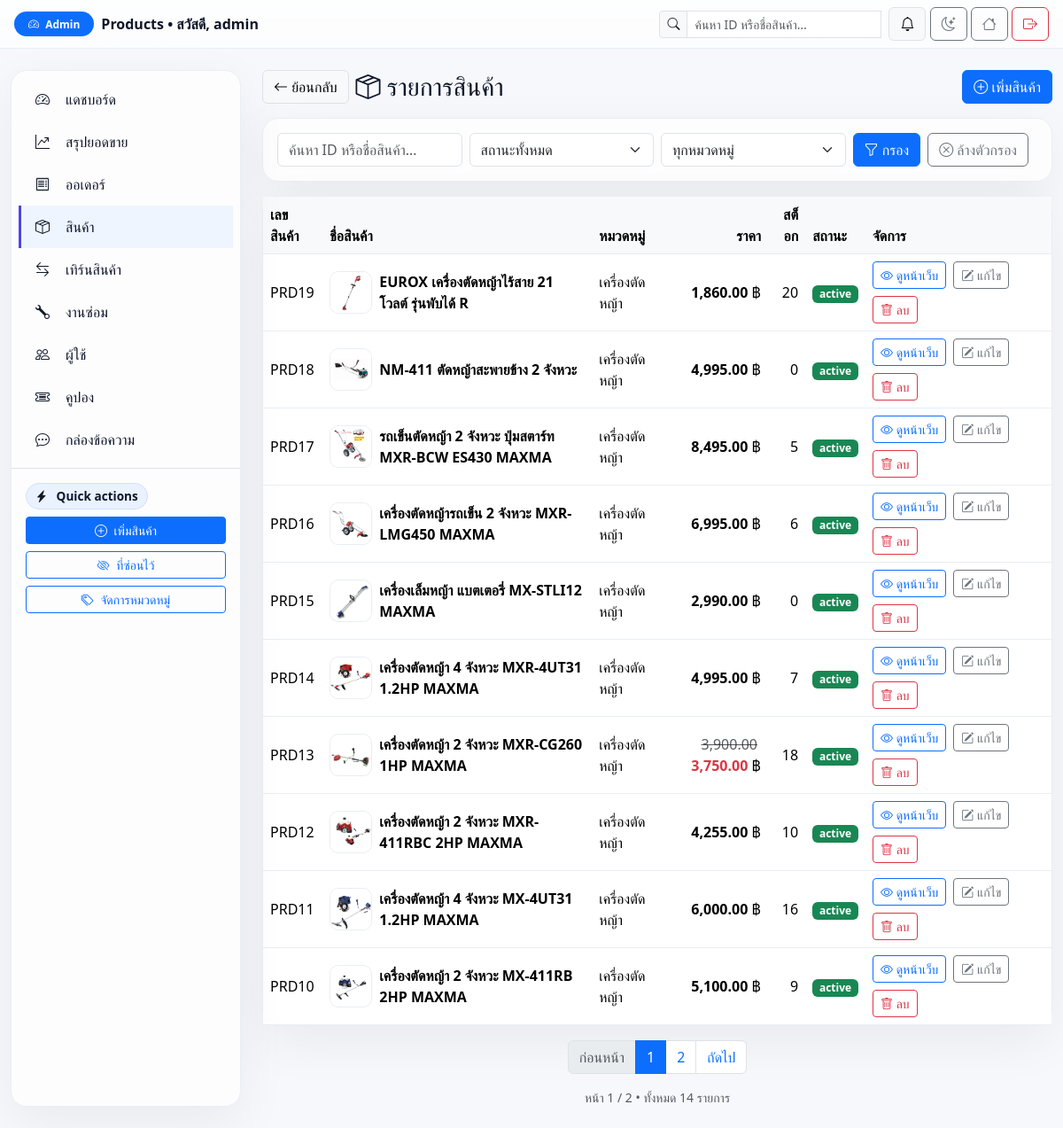
/Home/admin/products.php (signed in), run on an earlier commit of the app's database.
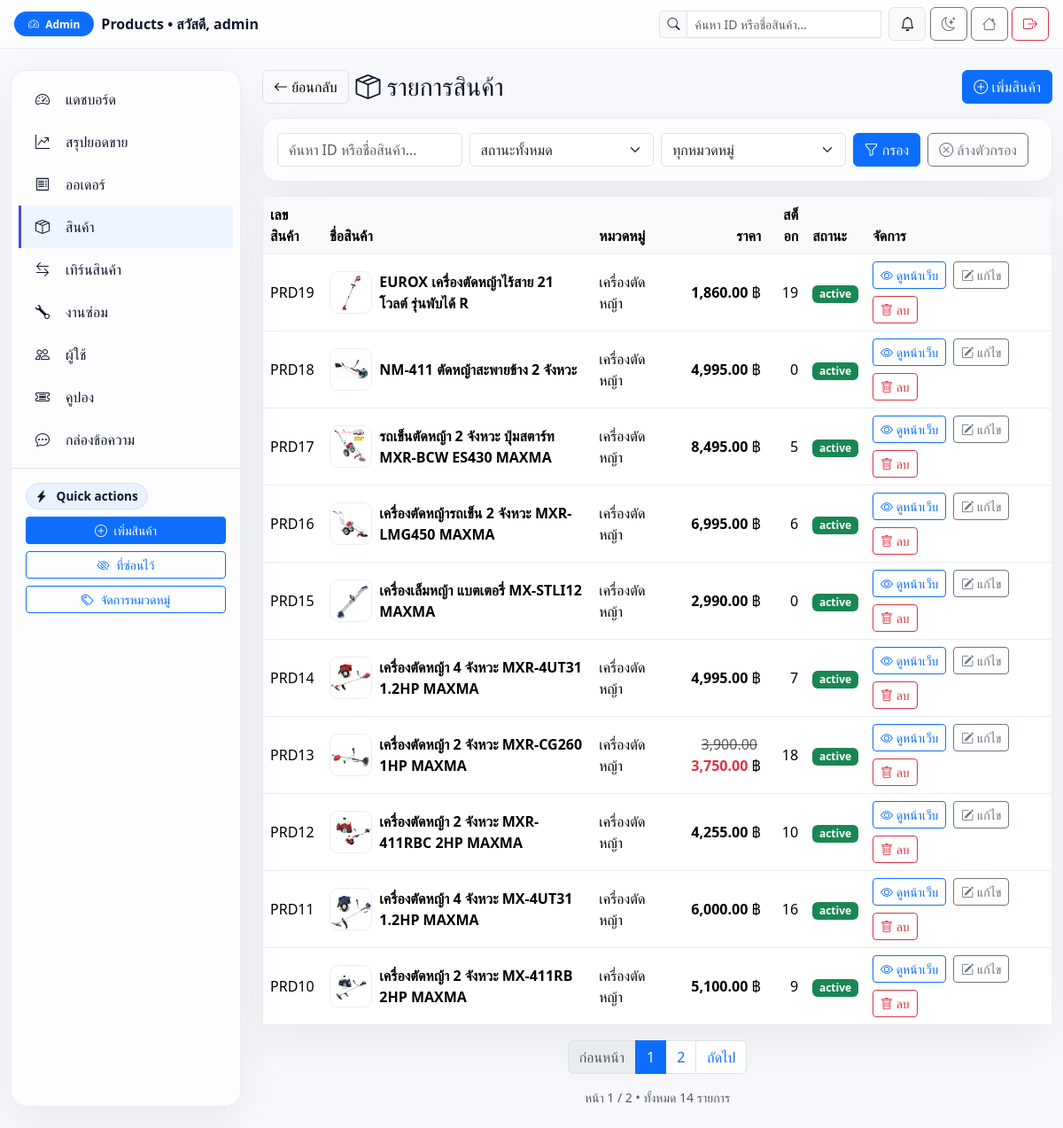
And on a later commit of the database.
### tables this page shows
CREATE TABLE `products` (
  `id` bigint(20) UNSIGNED NOT NULL,
  `category_id` int(10) UNSIGNED DEFAULT NULL,
  `seller_id` bigint(20) UNSIGNED DEFAULT NULL,
  `name` varchar(255) NOT NULL,
  `description` text DEFAULT NULL,
  `price` decimal(10,2) NOT NULL,
  `discount_price` decimal(10,2) DEFAULT NULL,
  `stock` int(11) NOT NULL DEFAULT 0,
  `image` varchar(255) DEFAULT NULL,
  `status` enum('active','inactive') DEFAULT 'active',
  `created_at` timestamp NOT NULL DEFAULT current_timestamp(),
  `updated_at` timestamp NULL DEFAULT NULL ON UPDATE current_timestamp()
);

CREATE TABLE `categories` (
  `id` int(10) UNSIGNED NOT NULL,
  `name` varchar(100) NOT NULL,
  `slug` varchar(120) NOT NULL,
  `created_at` timestamp NOT NULL DEFAULT current_timestamp()
);

### Home/admin/products.php (the view, shortened to what the changed rows need)
<?php
require __DIR__ . '/../includes/db.php';
$per_page = 10; $page = max(1, (int)($_GET['page'] ?? 1)); $offset = ($page - 1) * $per_page;
$sql="SELECT p.id,p.name,p.price,p.discount_price,p.stock,p.status,p.image, c.name AS category_name
      FROM products p LEFT JOIN categories c ON c.id=p.category_id WHERE 1=1";
$params=[]; $types="";
$sql.=" ORDER BY p.id DESC LIMIT ? OFFSET ?"; $params[]=$per_page; $types.="i"; $params[]=$offset; $types.="i";
$stmt=$conn->prepare($sql); if($params){$stmt->bind_param($types,...$params);} $stmt->execute(); $res=$stmt->get_result();
function h($s){ return htmlspecialchars($s ?? '', ENT_QUOTES, 'UTF-8'); }
function baht($n){ return number_format((float)$n,2); }
?>
<!doctype html>
<html lang="th" data-theme="light">
<head>
  <link href="https://cdn.jsdelivr.net/npm/bootstrap@5.3.2/dist/css/bootstrap.min.css" rel="stylesheet">
  <link href="https://cdn.jsdelivr.net/npm/bootstrap-icons/font/bootstrap-icons.css" rel="stylesheet">
</head>
<body>
<div class="container-fluid my-4 app">
  <main class="d-flex flex-column gap-3">
    <div class="glass">
      <div class="table-responsive">
        <table class="table table-hover mb-0 align-middle">
          <thead class="table-light">
            <tr>
              <th>เลขสินค้า</th>
              <th>ชื่อสินค้า</th>
              <th>หมวดหมู่</th>
              <th class="text-end">ราคา</th>
              <th class="text-end">สต็อก</th>
              <th>สถานะ</th>
              <th style="width:210px">จัดการ</th>
            </tr>
          </thead>
          <tbody>
          <?php if ($res && $res->num_rows > 0): while($row=$res->fetch_assoc()): ?>
            <?php
              $img = trim((string)($row['image'] ?? ''));
              if ($img === '') {
                $src = '../assets/img/default.png';
              } else {
                if (preg_match('~^https?://~i', $img) || preg_match('~^(assets/|uploads/)~', $img)) {
                  $src = '../' . ltrim($img, '/');
                } else {
                  $src = '../assets/img/' . $img;
                }
              }
            ?>
            <tr>
              <td>PRD<?=(int)$row['id'] ?></td>
              <td>
                <div class="d-flex align-items-center gap-2">
                  <img src="<?= h($src) ?>" alt="thumb" class="thumb">
                  <div class="fw-semibold"><?= h($row['name']) ?></div>
                </div>
              </td>
              <td><?= h($row['category_name'] ?? '-') ?></td>
              <td class="text-end">
                <?php if (!empty($row['discount_price']) && $row['discount_price'] < $row['price']): ?>
                  <span class="text-muted text-decoration-line-through me-1"><?= baht($row['price']) ?></span>
                  <span class="fw-bold text-danger"><?= baht($row['discount_price']) ?></span>
                <?php else: ?><span class="fw-bold"><?= baht($row['price']) ?></span><?php endif; ?> ฿
              </td>
              <td class="text-end"><?= (int)$row['stock'] ?></td>
              <td>
                <?php $isActive = ($row['status']==='active'); ?>
                <span class="badge badge-status bg-<?= $isActive?'success':'secondary' ?>"><?= $isActive?'active':'inactive' ?></span>
              </td>
              <td>
                <div class="d-flex gap-2 flex-wrap">
                  <a class="btn btn-sm btn-outline-primary" href="../product.php?id=<?= (int)$row['id'] ?>" target="_blank">
                    <i class="bi bi-eye"></i> ดูหน้าเว็บ
                  </a>
                  <a class="btn btn-sm btn-outline-secondary" href="product_edit.php?id=<?= (int)$row['id'] ?>">
                    <i class="bi bi-pencil-square"></i> แก้ไข
                  </a>
                  <form method="post" action="product_delete.php" onsubmit="return confirm('ยืนยันลบสินค้า #<?= (int)$row['id'] ?> ?');" class="d-inline">
                    <button type="submit" class="btn btn-sm btn-outline-danger"><i class="bi bi-trash"></i> ลบ</button>
                  </form>
                </div>
              </td>
            </tr>
          <?php endwhile; else: ?>
            <tr><td colspan="7" class="text-center py-4 text-muted">ยังไม่มีสินค้า</td></tr>
          <?php endif; ?>
          </tbody>
        </table>
      </div>
    </div>
  </main>
</div>
</body>
</html>

What changed in the data, as far as the page shows it:
changed products "EUROX เครื่องตัดหญ้าไร้สาย 21 โวลต์ รุ่นพับได้ R": stock "20" → "19"
